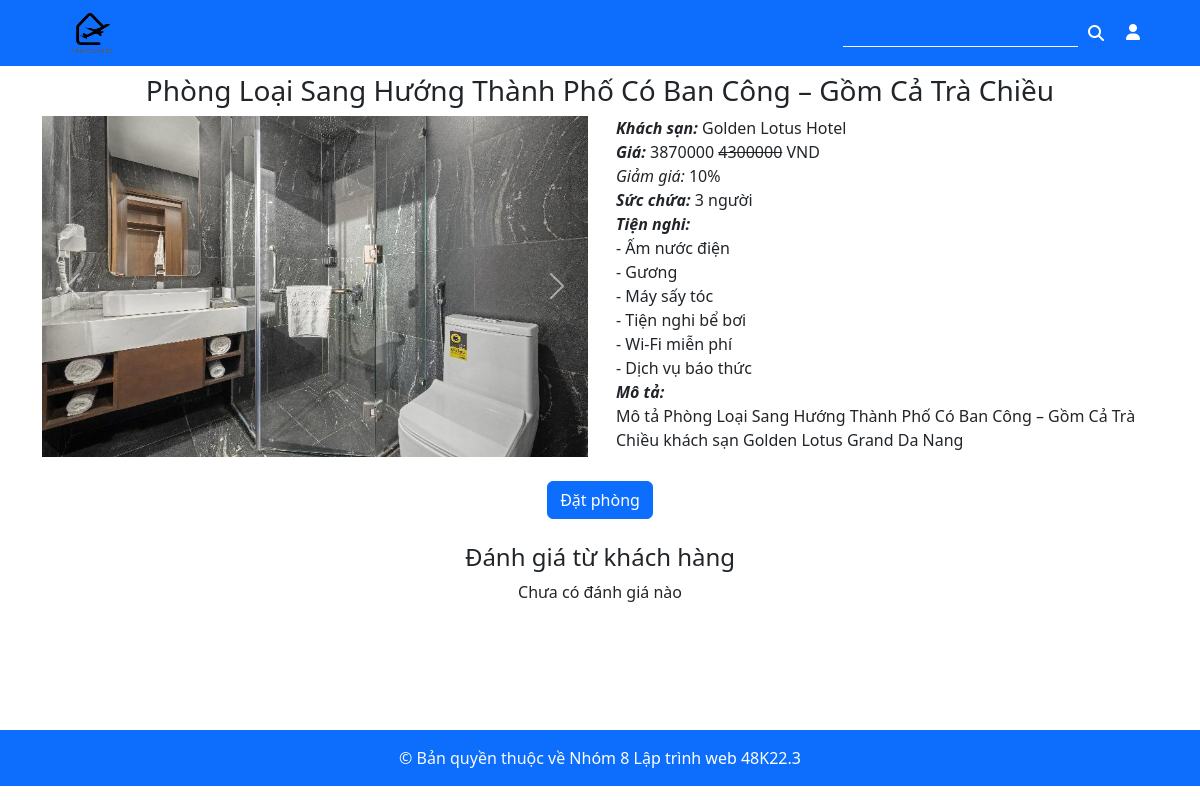
The page /hotel/golden-lotus-hotel/phong-loai-sang-huong-thanh-pho-co-ban-cong-gom-ca-tra-chieu/ on the database its author committed.
### booking/models.py (models this page shows, shortened)
class Phong(models.Model):
  ten = models.CharField(max_length=150)
  slug = models.SlugField(max_length=150, blank=True, null=True)
  khach_san = models.ForeignKey(KhachSan, on_delete=models.CASCADE, related_name='phongs')
  hinh_anh1 = models.ImageField(upload_to='room_images/')
  hinh_anh2 = models.ImageField(upload_to='room_images/')
  hinh_anh3 = models.ImageField(upload_to='room_images/')
  gia = models.DecimalField(max_digits=10, decimal_places=0)
  suc_chua = models.IntegerField()
  tien_nghi = models.ManyToManyField(TienNghi)
  mo_ta = models.TextField()
  trang_thai = models.BooleanField(default=True)

class KhachSan(models.Model):
  chu_khach_san = models.OneToOneField(User, on_delete=models.CASCADE, limit_choices_to={'hoso__vai_tro': 'Khách sạn'})
  ten = models.CharField(max_length=150)
  slug = models.SlugField(max_length=150, blank=True, null=True)
  hinh_anh1 = models.ImageField(upload_to='hotel_images/')
  hinh_anh2 = models.ImageField(upload_to='hotel_images/')
  hinh_anh3 = models.ImageField(upload_to='hotel_images/')
  dia_chi = models.CharField(max_length=250)
  dien_thoai = models.CharField(max_length=10)
  website = models.URLField(max_length=255)
  email = models.EmailField(max_length=255)
  mo_ta = models.TextField()
  trang_thai = models.CharField(max_length=30, choices=[('Đang hoạt động', 'Đang hoạt đông'), ('Ngừng hoạt đông', 'Ngừng hoạt động')], default='Đang hoạt động')
  ngay_tao = models.DateField(auto_now_add=True)

class TienNghi(models.Model):
  ten = models.CharField(max_length=100)
  khach_san = models.ForeignKey(KhachSan, on_delete=models.CASCADE)

### booking/views.py (the view, shortened to what this page needs)
# urls.py: path('hotel/<slug:hotel_slug>/<slug:room_slug>/', room_detail, name='room_detail'),
def room_detail(request, hotel_slug, room_slug):
  room = get_object_or_404(Phong, khach_san__slug=hotel_slug, slug=room_slug, trang_thai=True)
  voucher = room.khuyenmais.last()
  if voucher:
    if voucher.kieu == 'Phần trăm':
      room.gia_uu_dai = room.gia - room.gia*voucher.giam_gia
      km = f'{round(voucher.giam_gia * 100, 0)}%'
    else:
      room.gia_uu_dai = room.gia - voucher.giam_gia
      km = f'{round(voucher.giam_gia, 0)}VND'
  else:
    km = None
  form = OrderForm(request.POST or None)
  form_rv = ReviewForm(request.POST or None)
  return render(request, 'room_detail.html', {'room': room, 'form': form, 'form_rv': form_rv, 'km':km})

### booking/forms.py
class OrderForm(forms.ModelForm):
  class Meta:
    model = DatPhong
    exclude = ('khach_hang', 'phong', 'trang_thai', 'tong_tien')
    widgets = {'ngay_nhan': forms.DateInput(attrs={'class': 'form-control', 'type': 'date'}),
              'ngay_tra': forms.DateInput(attrs={'class': 'form-control', 'type': 'date'}),
              'so_khach': forms.NumberInput(attrs={'class': 'form-control'}),
              'yeu_cau': forms.Textarea(attrs={'class': 'form-control'}),
              'phuong_thuc': forms.Select(attrs={'class': 'form-select'}),
              'so_tai_khoan': forms.TextInput(attrs={'class':'form-control'}),
              'ngan_hang': forms.TextInput(attrs={'class': 'form-control'}),}
    labels = {'ngay_nhan': 'Ngày nhận phòng',
              'ngay_tra': 'Ngày trả phòng',
              'so_khach': 'Số khách',
              'phuong_thuc': 'Phương thức thanh toán',
              'yeu_cau': 'Yêu cầu tới khách sạn',
              'so_tai_khoan': 'Số tài khoản',
              'ngan_hang': 'Ngân hàng'}

class ReviewForm(forms.ModelForm):
  sao = forms.IntegerField(label='Số sao', widget=forms.NumberInput(attrs={'class': 'form-control', 'max': 5, 'min': 1}), initial=5)
  class Meta:
    model = DanhGia
    exclude = ('thoi_gian', 'nguoi_dung', 'phong')
    widgets = {'content': forms.Textarea(attrs={'class': 'form-control', 'placeholder': 'Đánh giá'})}
    labels = {'content': ''}

### booking/context_processors.py (called while the page is built)
def relationship(request):
  cokhachsan = hasattr(request.user, 'khachsan')
  return {'cokhachsan': cokhachsan}

### templates/room_detail.html (shortened to what this page needs)
{% extends 'home.html' %}
{% load static %}
{% block css %}
<link rel="stylesheet" href="{% static 'css/room_detail.css' %}">
{% endblock %}
{% block content %}
<h3 class="text-center mt-2">{{ room.ten }}</h3>
<div class="container">
  <div class="row justify-content-between">
    <div id="carouselExampleRide" class="carousel slide col-6" data-bs-ride="true">
      <div class="carousel-inner">
        <div class="carousel-item active">
        </div>
        <div class="carousel-item active">
          <img src="{{ room.hinh_anh3.url }}" style="aspect-ratio: 1248/780; overflow: hidden; object-fit: cover;" class="d-block w-100" alt="Slide 1">
        </div>
      </div>
      <button class="carousel-control-prev" type="button" data-bs-target="#carouselExampleRide" data-bs-slide="prev">
        <span class="carousel-control-prev-icon" aria-hidden="true"></span>
      </button>
      <button class="carousel-control-next" type="button" data-bs-target="#carouselExampleRide" data-bs-slide="next">
        <span class="carousel-control-next-icon" aria-hidden="true"></span>
      </button>
    </div>
    <div class="col-6 px-3">
      <div><strong><i>Khách sạn: </i></strong> {{ room.khach_san.ten }}</div>
      <div><strong><i>Giá: </i></strong>
      <span class="gia-phong">{% if room.gia_uu_dai %} {{ room.gia_uu_dai|floatformat:0 }} <strike>{{ room.gia }}</strike> {% else %} {{ room.gia }} {% endif %}</span>VND
      </div>
      {% if km %}
      <div><i>Giảm giá: </i>{{ km}}</div>
      {% endif %}
      <div><strong><i>Sức chứa: </i></strong> <span class="so-khach">{{ room.suc_chua }}</span> người</div>
      <div><strong><i>Tiện nghi: </i></strong> <br>
        {% for tn in room.tien_nghi.all%}
        - {{ tn.ten }} <br>
        {% endfor %}
      </div>
      <div><strong><i>Mô tả:</i></strong> <br> {{ room.mo_ta }}</div>
    </div>
  </div>
</div>
{% if not request.user.khachsan %}
<br>
<center>
  {% if not room.ordered %}
  <button class="btn btn-primary btn-order" user="{{ request.user.username }}">Đặt phòng</button>
  {% else %}
  <a href="/my/orders/" class="btn btn-primary">Đã đặt phòng</a>
  {% endif %}
</center>
{% endif %}
<br>
<h4 class="text-center">Đánh giá từ khách hàng</h4>
{% if room.danhgias.count > 0 %}
{% for cmt in room.danhgias.all %}
<div class="text-center">Khách hàng: {{ cmt.nguoi_dung }}</div>
<div class="text-center">{{ cmt.thoi_gian|date:"H:i, d/m/yy" }}</div>
<div class="text-center">{{ cmt.sao }} Sao</div>
<div class="text-center">{{ cmt.content }}</div>
<br>
{% endfor %}
{% else %}
<div class="text-center">Chưa có đánh giá nào</div>
{% endif %}
{% endblock %}

### static/css/room_detail.css (style rules this page uses)
.carousel-control-prev, .carousel-control-next { z-index: 2; }

### static/css/index.css (style rules this page uses)
.text-center { text-align: center; }

### rows shown on the page
Phong: ten "Phòng Loại Sang Hướng Thành Phố Có Ban Công – Gồm Cả Trà Chiều", hinh_anh3 (picture), khach_san.ten "Golden Lotus Hotel", gia_uu_dai "3870000", gia "4300000", suc_chua "3", mo_ta "Mô tả Phòng Loại Sang Hướng Thành Phố Có Ban Công – Gồm Cả Trà Chiều khách sạn Golden Lotus Grand Da Nang"
TienNghi: ten "Ấm nước điện"
TienNghi: ten "Gương"
TienNghi: ten "Máy sấy tóc"
TienNghi: ten "Tiện nghi bể bơi"
TienNghi: ten "Wi-Fi miễn phí"
TienNghi: ten "Dịch vụ báo thức"

### other values the page prints
{{ km }} "10%"
